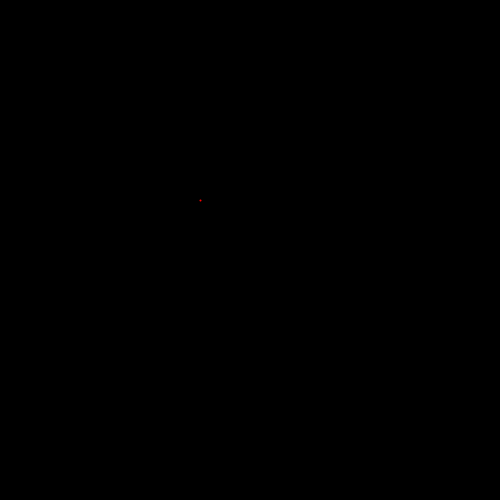
Frame 1 (no input)
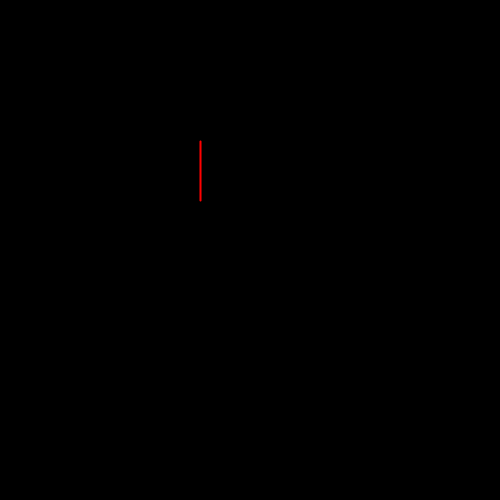
Frame 60 (the mouse pressed at the canvas centre just before this capture)
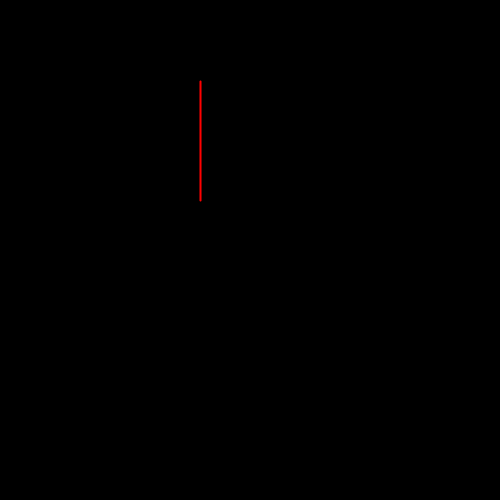
Frame 120 (the mouse held since frame 60 and released just before this capture)

The Processing sketch that drew these frames (run headless with seeded random() and noise(); from frame 60 on, the mouse is pressed at the canvas centre):

// Processing sketch: Exercise2_etchySketch
// ── Exercise2_etchySketch.pde
//EtchySketch
//arrow keys to draw
float x,y;
float deltaX= 0;
float deltaY= -1;

final int CRASHED=0;
final int OK=1;
int gameMode=OK;

float explosionSize;

void setup(){
  size(500,500);
  initialState();
  stroke(255,0,0); //pen red
}

void initialState(){
  background(0); //background white
  x=200;
  y=200;
  gameMode=OK;
}
void draw(){
  strokeWeight(2);
  point(x,y); //draw a point at current (x,y)
  x= x + deltaX;
  y= y + deltaY;
}

void keyPressed(){
  if(key == CODED)
  {
    if (keyCode == UP ){ //restrict to screen edge
      deltaY= -1;
      deltaX= 0;
    }
    else if(keyCode == DOWN){
      deltaY= 1;
      deltaX= 0;
    }
    else if (keyCode == LEFT){
      deltaY= 0;
      deltaX= -1;
    }
    else if (keyCode == RIGHT){
      deltaY= 0;
      deltaX= 1;
    }
  }
}

boolean crash(float x, float y)
{
color col=get((int)x,(int)y); //get colour of the next position
if (col==color(0,0,0)) //check if colour is background colour, e.g. black
  return false;
 else
  return true;
}
